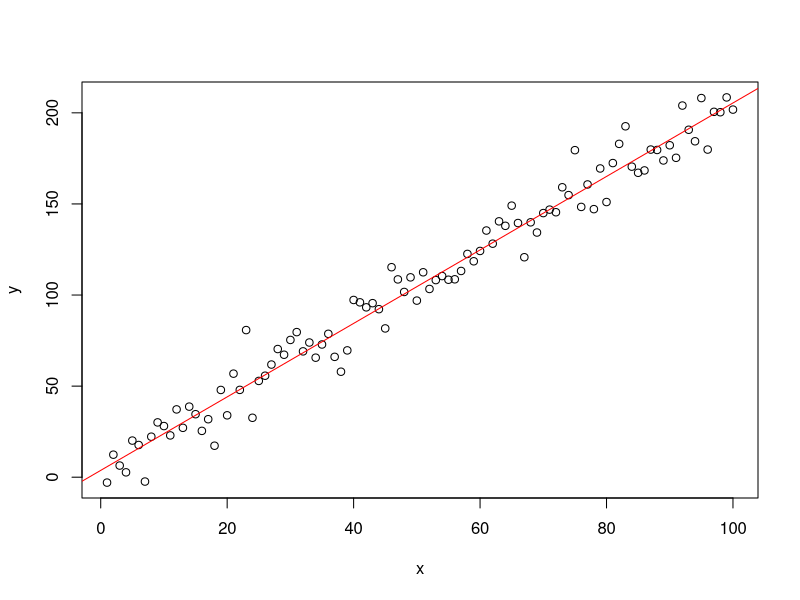
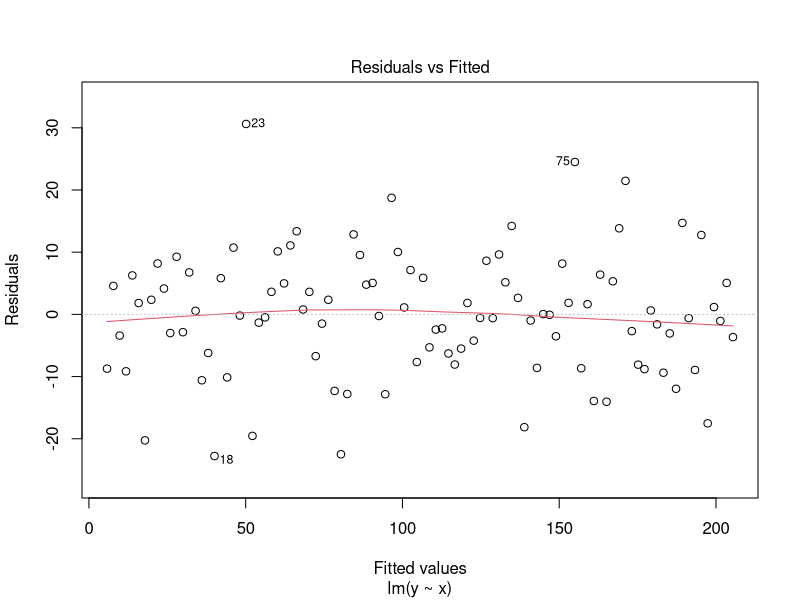
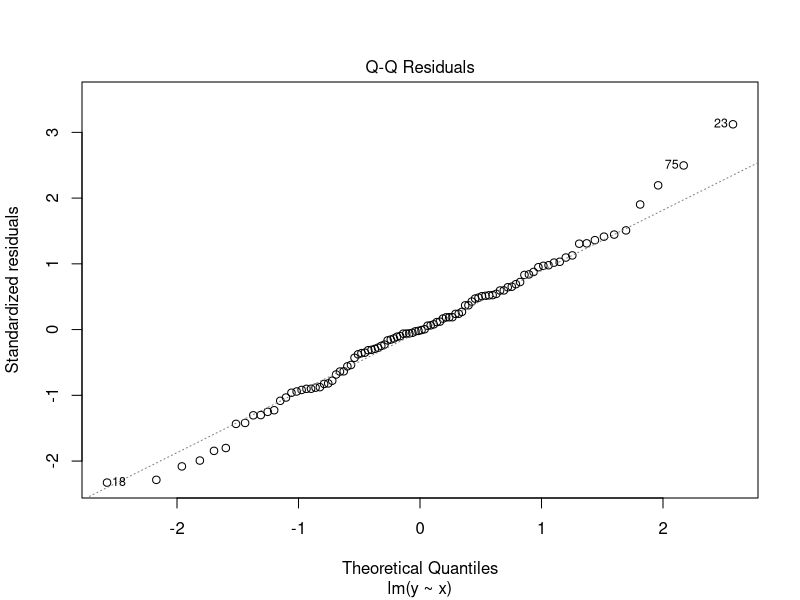
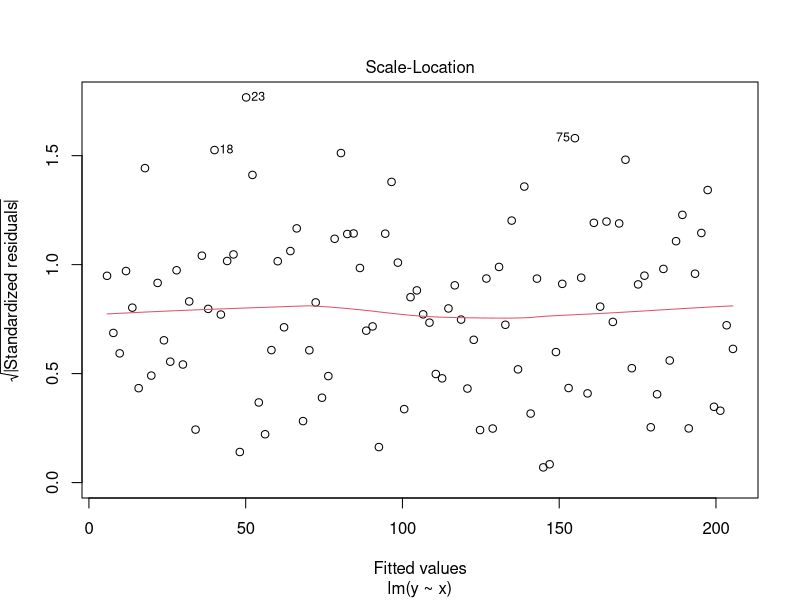
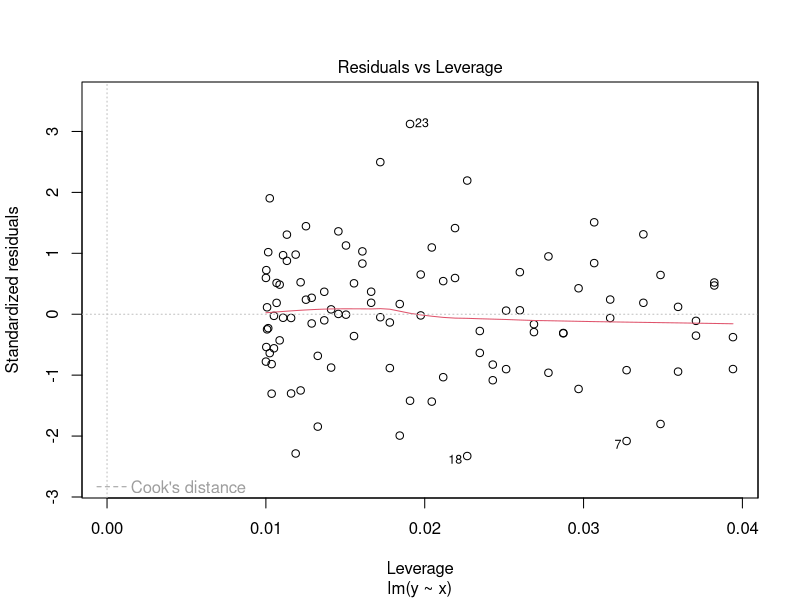
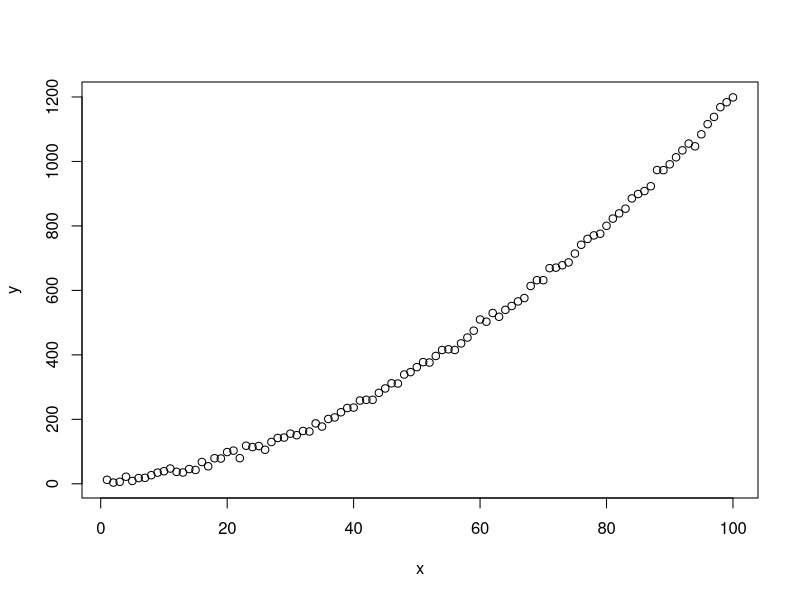
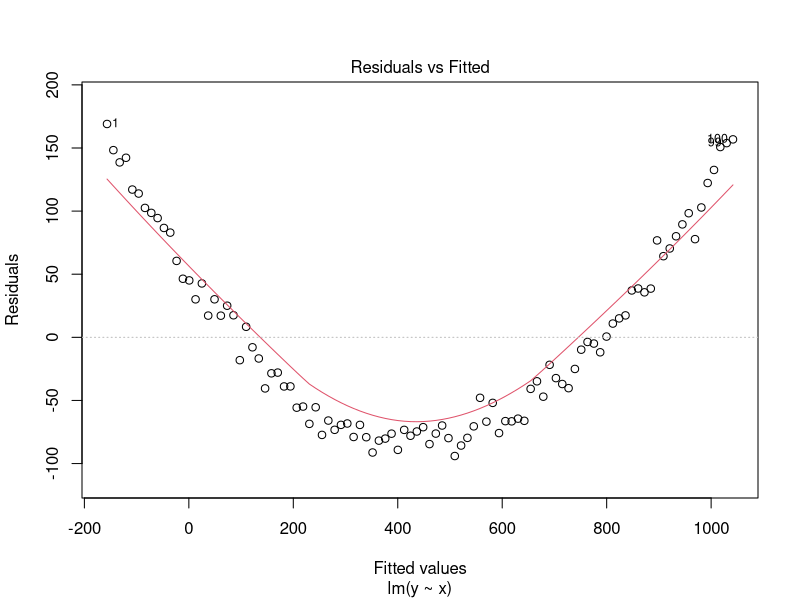
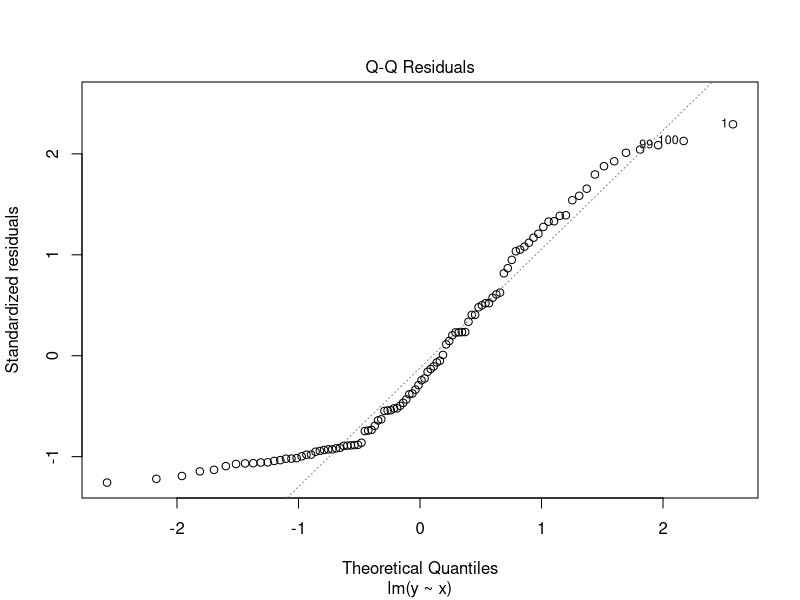

Source code (R) for these figures, in order:
## ---- chunk 1
x <- seq(1:100)
y <- 4 + 2*x + 10*rnorm(length(x))
plot(x, y)
df <- as.data.frame(list(y=y, x=x))
lin <- lm(y ~ x, df)
abline(lin, col="red")
summary(lin)
## ---- chunk 2
plot(lin)
## ---- chunk 3
x <- seq(1:100)
y <- 4 + 2*x + 0.1*x^2 + 10*rnorm(length(x))
df <- as.data.frame(list(y=y, x=x))
plot(x, y)
lin <- lm(y ~ x, df)
summary(lin)
plot(lin)
## ---- chunk 4
x <- seq(1:100)
y <- 4 + 2*x + 50*rnorm(length(x))
plot(x, y)
df <- as.data.frame(list(y=y, x=x))
lin <- lm(y ~ x, df)
summary(lin)
plot(lin)
## ---- chunk 5
x <- seq(1:100)
y <- 4 + 2*x + 10*rchisq(length(x), df=4)
plot(x, y)
df <- as.data.frame(list(y=y, x=x))
lin <- lm(y ~ x, df)
summary(lin)
plot(lin)
## ---- chunk 6
x1 <- seq(1:100)
x2 <- 10*x1
y <- x1 + x2 + 3 + rnorm(length(x1))
df <- as.data.frame(list(y=y, x1=x1, x2=x2))
lin <- lm(y ~ x1 + x2, df)
summary(lin)
## ---- chunk 7
cor(df)
